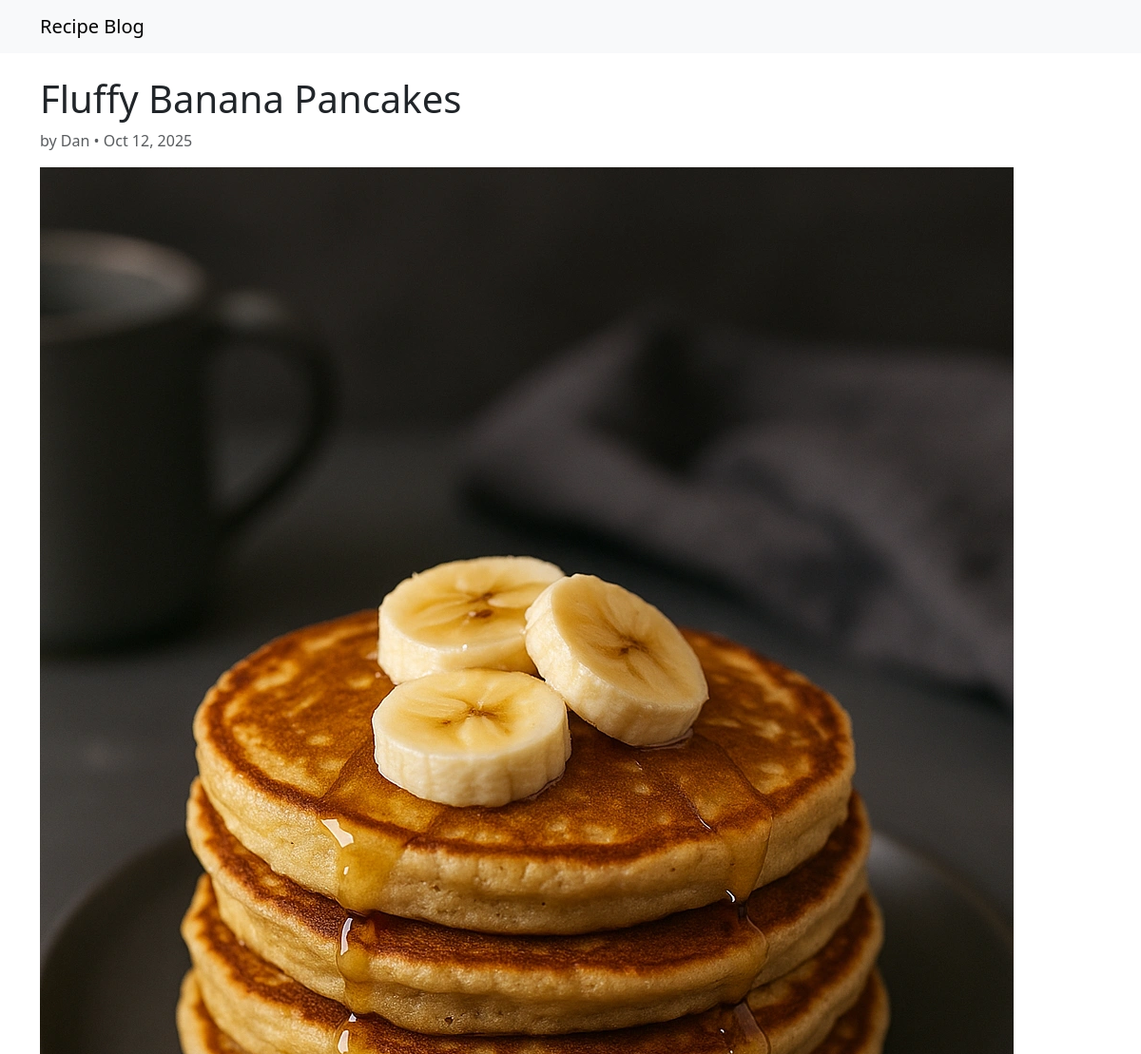
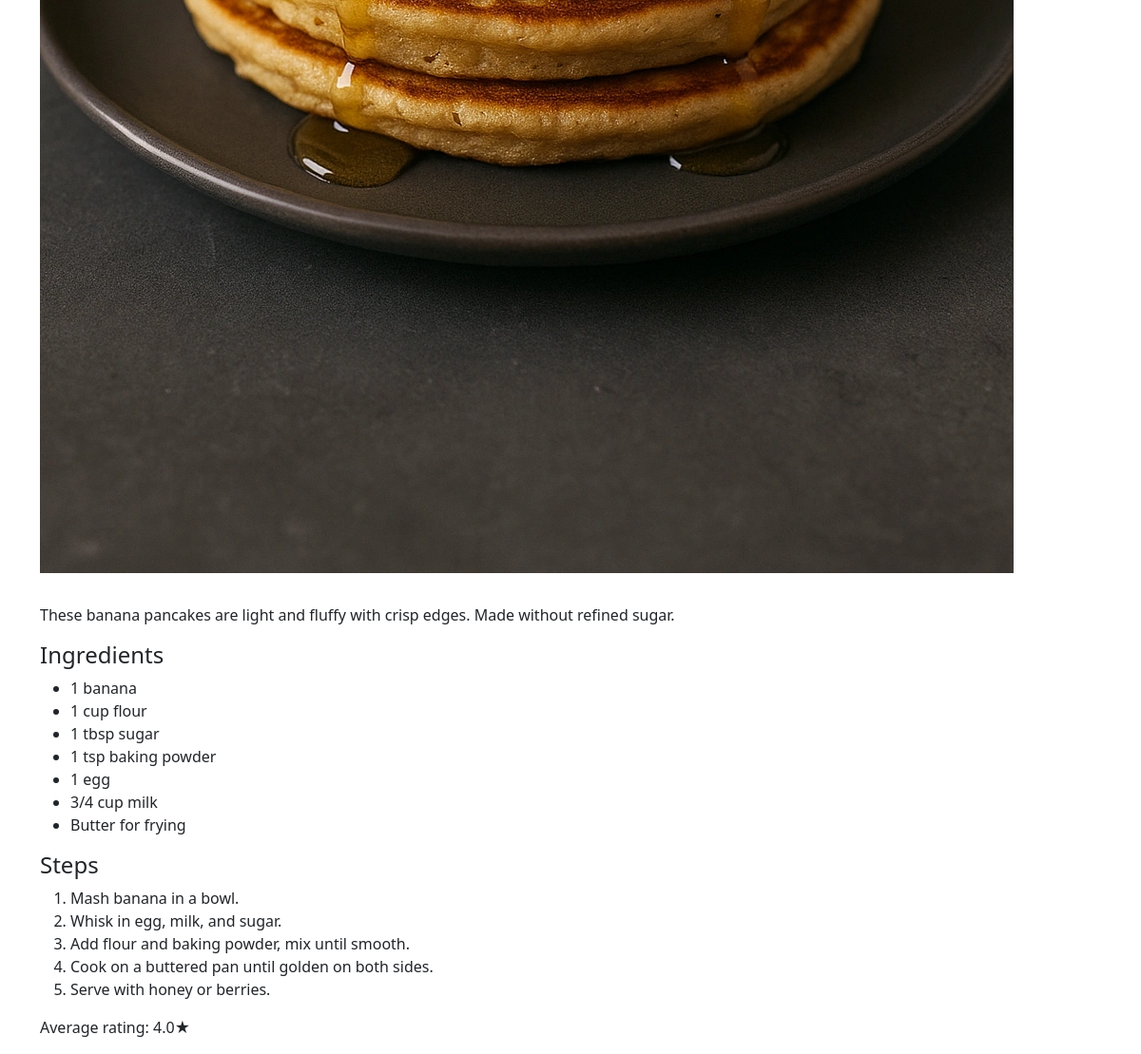
The page /recipe/fluffy-banana-pancakes/ on the database its author committed (2 pictures, top to bottom).
### recipes/models.py (models this page shows, shortened)
class Recipe(models.Model):
    author = models.ForeignKey(User, on_delete=models.CASCADE, related_name="recipes")
    title = models.CharField(max_length=200)
    slug = models.SlugField(max_length=220, unique=True)
    excerpt = models.TextField(max_length=300, blank=True)
    description = models.TextField()
    ingredients = models.TextField(help_text="One per line")
    steps = models.TextField(help_text="One step per line")
    tags = models.CharField(max_length=250, blank=True, help_text="Comma-separated tags")
    prep_minutes = models.PositiveIntegerField(default=0)
    cook_minutes = models.PositiveIntegerField(default=0)
    servings = models.PositiveIntegerField(default=1)
    image = models.ImageField(upload_to="recipes/", blank=True, null=True)
    status = models.CharField(max_length=10, choices=STATUS_CHOICES, default="draft")
    created_at = models.DateTimeField(auto_now_add=True)
    updated_at = models.DateTimeField(auto_now=True)
    class Meta:
        ordering = ["-created_at"]
    @property
    def average_rating(self) -> float:
        agg = self.ratings.aggregate(models.Avg("stars"))
        return round(agg["stars__avg"] or 0, 1)

### recipes/views.py (the view)
# urls.py: path("recipe/<slug:slug>/", views.recipe_detail, name="recipe_detail"),
def recipe_detail(request, slug):
    recipe = get_object_or_404(Recipe, slug=slug)
    if recipe.status != "published" and (
        not request.user.is_staff and recipe.author != request.user
    ):
        return redirect("recipe_list")
    user_rating = None
    if request.user.is_authenticated:
        user_rating = Rating.objects.filter(recipe=recipe, user=request.user).first()
    return render(request, "recipes/recipe_detail.html", {
        "recipe": recipe,
        "user_rating": user_rating,
    })

### recipes/templates/recipes/recipe_detail.html (shortened to what this page needs)
{% extends "base.html" %}
{% block content %}
<article>
  <h1>{{ recipe.title }}</h1>
  <p class="text-muted">by {{ recipe.author.username }} • {{ recipe.created_at|date:"M d, Y" }}</p>
  {% if recipe.image %}<img src="{{ recipe.image.url }}" class="img-fluid mb-3" alt="{{ recipe.title }}">{% endif %}
  <p class="mt-3">{{ recipe.description }}</p>
  <h4>Ingredients</h4>
  <ul>
    {% for line in recipe.ingredients.splitlines %}
      {% if line %}<li>{{ line }}</li>{% endif %}
    {% endfor %}
  </ul>
  <h4>Steps</h4>
  <ol>
    {% for line in recipe.steps.splitlines %}
      {% if line %}<li>{{ line }}</li>{% endif %}
    {% endfor %}
  </ol>
  <p class="mt-3">Average rating: {{ recipe.average_rating }}★</p>
</article>
{% endblock %}

### static/site.css (style rules this page uses)
img { max-width: 100%; height: auto; }

### rows shown on the page
Recipe: title "Fluffy Banana Pancakes", author.username "Dan", created_at "Oct 12, 2025", image (picture), description "These banana pancakes are light and fluffy with crisp edges. Made without refined sugar.", average_rating "4.0"

### other values the page prints
{{ line }} "1 banana" "1 cup flour" "1 tbsp sugar" "1 tsp baking powder" "1 egg" "3/4 cup milk" "Butter for frying"
{{ line }} "Mash banana in a bowl." "Whisk in egg, milk, and sugar." "Add flour and baking powder, mix until smooth." "Cook on a buttered pan until golden on both sides." "Serve with honey or berries."
